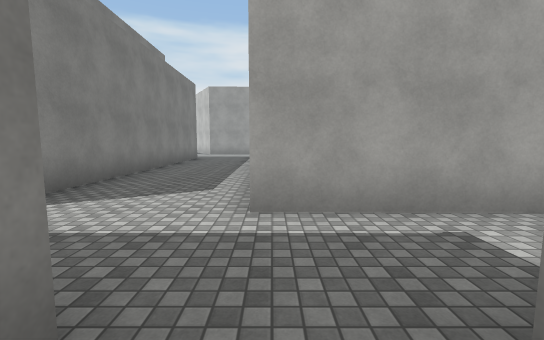
View 1 (above)

24 first-person views from a walk through a Unity game level. The camera is 1.5 m above the floor, tilts 6° down and sees 90° across. The floor is counted in squares, 2 m on a side. Each view is taken from the middle of a square. On the plan, view 1 faces up. The plan holds only what a view shows up to about 10 squares ahead; the rest is blank. The place goes on beyond the plan. The player is left out. Surface patterns are stand-ins for the level's own textures.

View 2
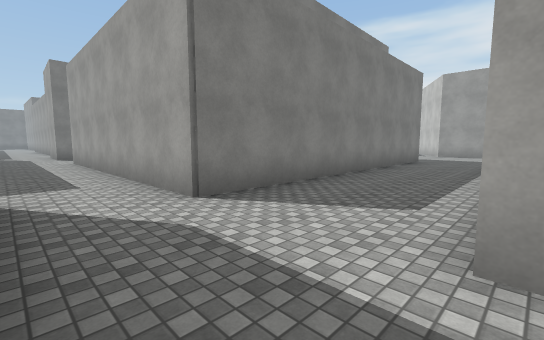

View 3
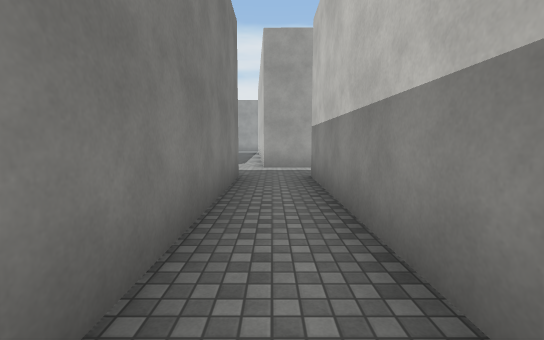

View 4
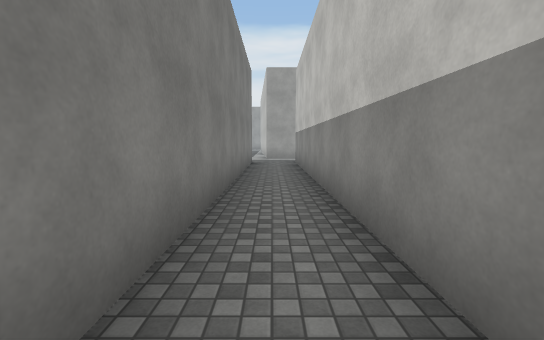

View 5
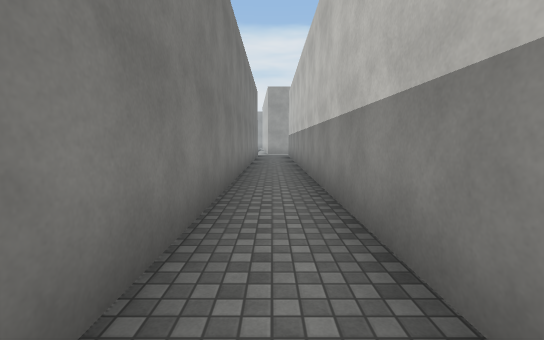

View 6
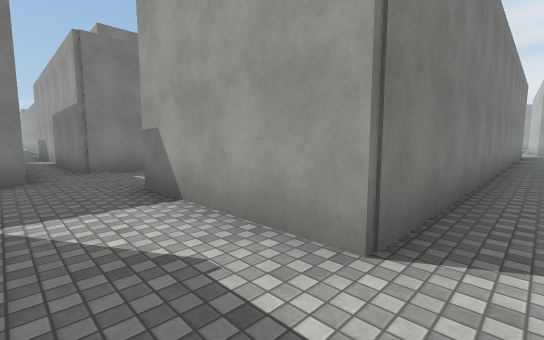

View 7
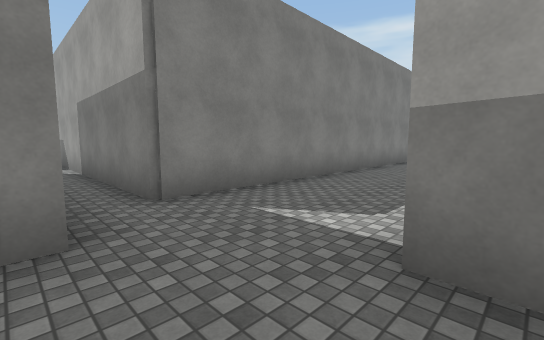

View 8
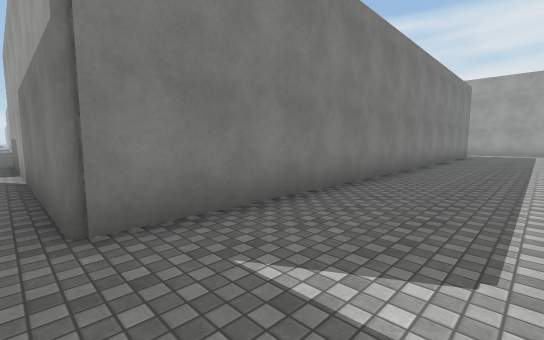

View 9
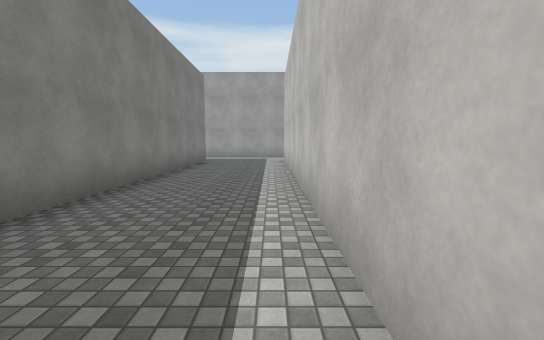

View 10
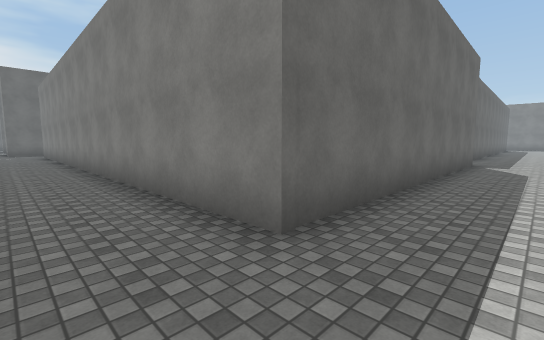

View 11
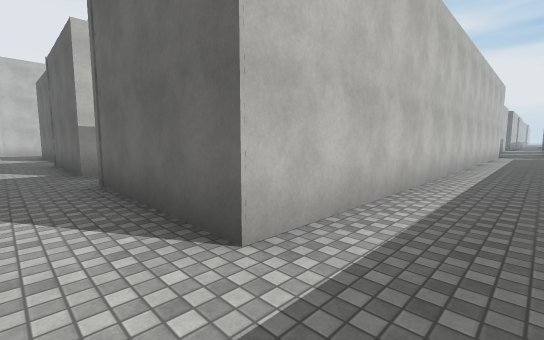

View 12
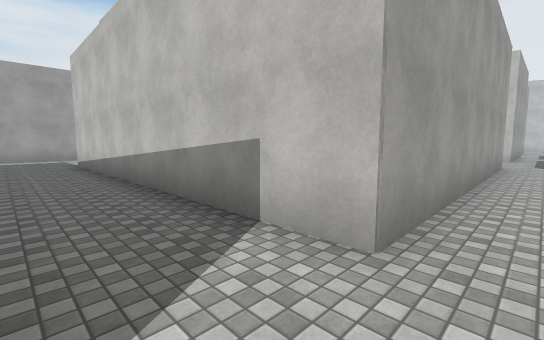

View 13
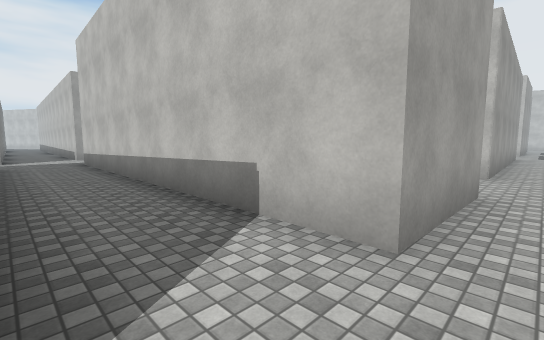

View 14
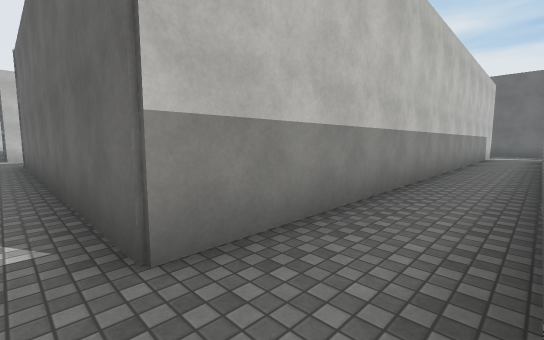

View 15
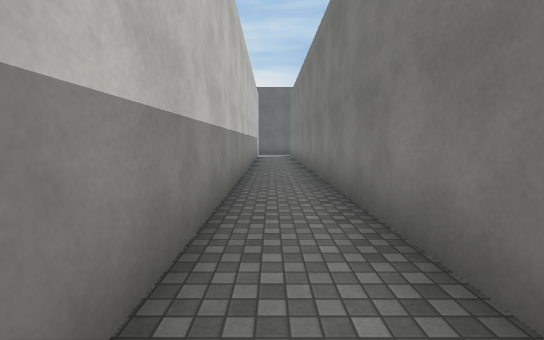

View 16
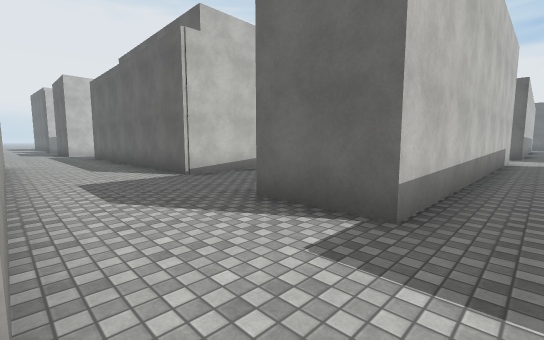

View 17
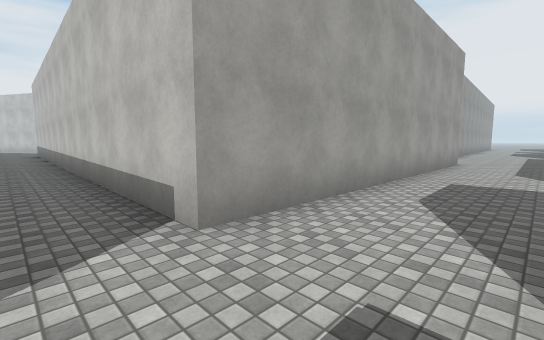

View 18
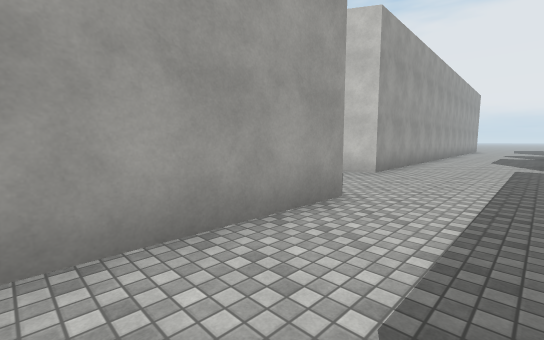

View 19
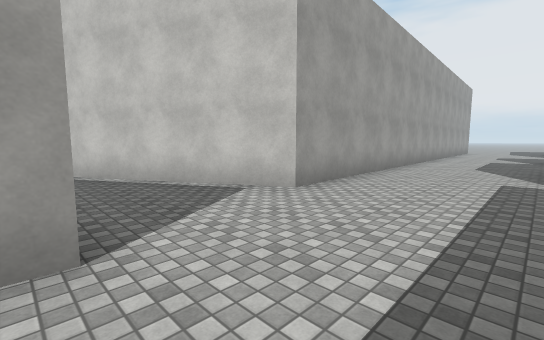

View 20
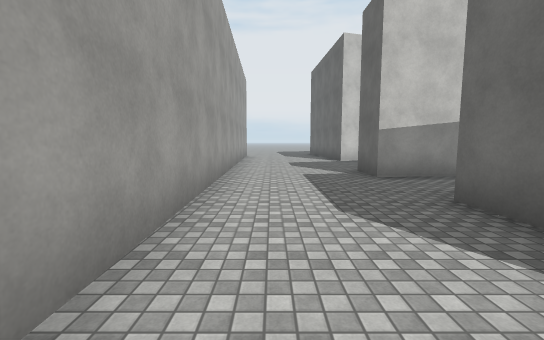

View 21
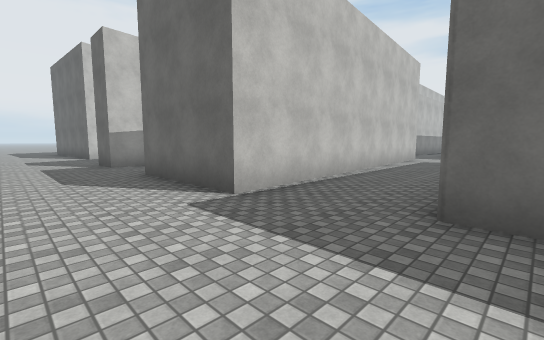

View 22
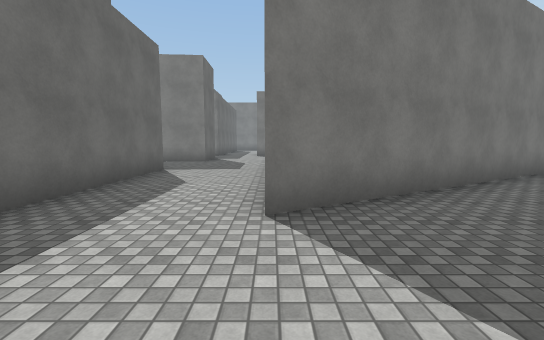

View 23
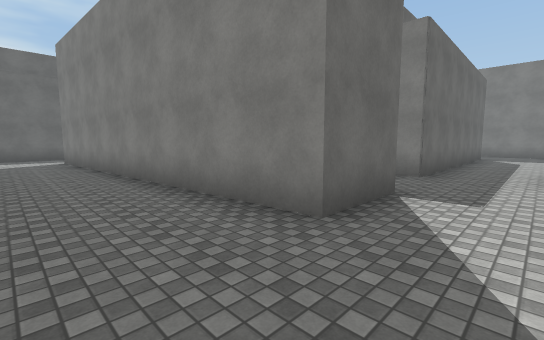

View 24
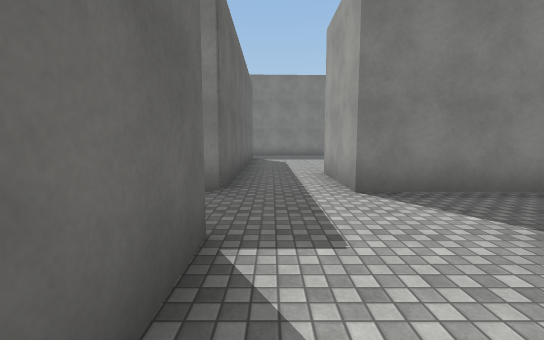

### Floor plan
Points are (right, up) in squares from view 1. A wall is a line through its corners. A room is listed if a view was taken in it or the views show most of it. See-through windows are left out.
Room 1 (views 1, 2, 3, 4, 5)
walls: (0.8, -12.2) (0.8, 0.8); (-0.7, 0.8) (-0.7, -14.4)
ways out: opening at (-1, 2) to room 2; opening at (0, -15) to room 2; opening at (1, 2)
Room 2 (views 6, 7, 8, 9, 10, 11, 12, 13, 14, 15, 17, 18, 19, 20, 21, 22, 23, 24)
walls: (-13.5, 2.7) (-16.2, 2.7) (-16.1, 12.5) (-14.2, 12.5) (-13.5, 2.7); (-0.2, 2.8) (-0.9, 12.7) (2.5, 12.7); (-4.1, 12.1) (-3.3, 12.1) (-3.3, 2.8) (-11.3, 2.7) (-11.3, 12.1) (-5.7, 12.1); (-18, -0.9) (-18, -9.9); (-4.5, -10.7) (-4.5, 0.8) (-0.7, 0.8); (4.9, 10.9) (4.7, 12.8) (6, 12.8); (-18, 14.2) (-20.5, 14.2); (-16.3, -11.6) (-16.4, 0.5) (-7.6, 0.5) (-7.4, -14.7) (-16.1, -14.7); (-20.6, 12.2) (-18.1, 12.2) (-18.1, 11.7); (-0.7, -14.4) (-4.6, -14.4); (-6.3, -15.6) (-6.3, -16.1); (-9.9, 20.6) (-6.7, 14.9) (-15.9, 15); (9.1, 16.2) (-3.6, 15.9) (-5.9, 20)
ways out: opening at (-1, 2) to room 1; opening at (0, -15) to room 1; opening at (-17, 14) to room 3; opening at (-16, -15)
Room 3 (view 16)
walls: (-17.9, 17.1) (-18, 14.2); (-15.9, 15) (-15.8, 20.5)
ways out: opening at (-17, 14) to room 2

Where each view was taken, in squares from view 1:
view 1: 0 up, 0 right, facing up
view 2: 1 up, 0 right, facing up-left
view 3: 5 down, 0 right, facing up
view 4: 9 down, 0 right, facing up
view 5: 13 down, 0 right, facing up
view 6: 16 down, 0 right, facing up-left
view 7: 16 down, 4 left, facing up-left
view 8: 15 down, 5 left, facing up-left
view 9: 10 down, 5 left, facing up
view 10: 2 up, 6 left, facing down-left
view 11: 2 up, 6 left, facing down-right
view 12: 2 up, 13 left, facing up-right
view 13: 2 up, 18 left, facing up-right
view 14: 1 up, 18 left, facing down-right
view 15: 0 up, 17 left, facing down
view 16: 15 up, 17 left, facing down-right
view 17: 13 up, 17 left, facing up-right
view 18: 13 up, 10 left, facing up-right
view 19: 13 up, 7 left, facing up-right
view 20: 15 up, 1 left, facing right
view 21: 15 up, 4 left, facing down-right
view 22: 15 up, 4 left, facing left
view 23: 14 up, 12 left, facing down-left
view 24: 13 up, 14 left, facing left
